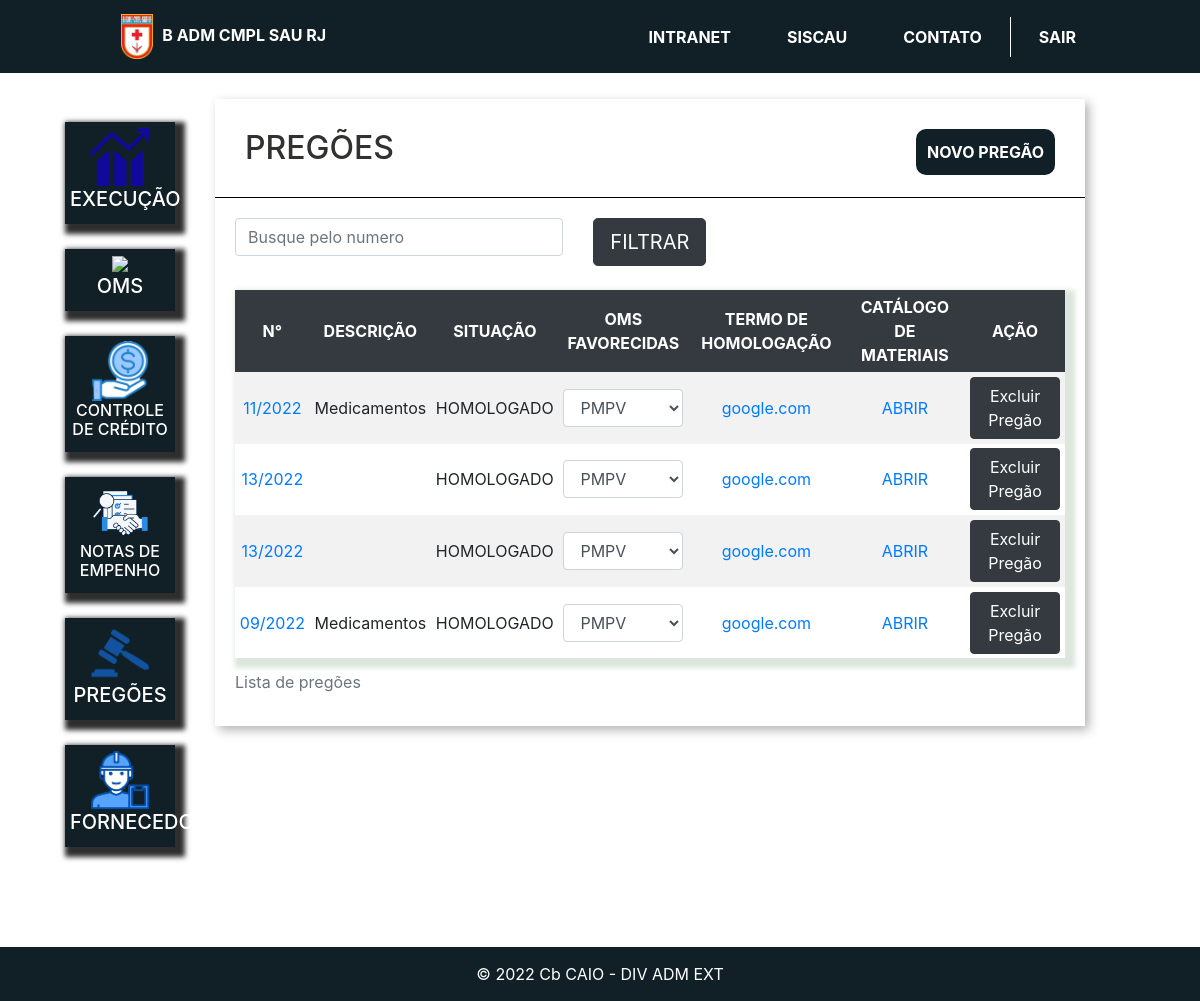
Page /pregoes/ (signed in) on the committed database.
### pregoes/models.py (models this page shows, shortened)
class Pregao(models.Model):
    SITUACAO_CHICES = (
    ('HOMOLOGADO','HOMOLOGADO'),
    ('CJU','CJU'),
    )
    saldo_homologado = models.FloatField()
    pregao = models.CharField(max_length=7, null=False, blank=False)
    situacao = models.CharField(max_length=20, choices=SITUACAO_CHICES)
    descrição = models.CharField(max_length=200, null=False, blank=False)
    oms_favorecidas = models.ManyToManyField("oms.Om")
    termo_homolocao = models.URLField()
    catalago = models.FileField(upload_to='catalago', null=True, blank=True)

### pregoes/views.py (the view)
# urls.py: path('', include('pregoes.urls')),
@login_required(login_url='/auth/logar/')
def pregoes(request):
    pregoes = Pregao.objects.all()
    oms = Om.objects.all()
    return render(request, 'pregoes.html', {'pregoes': pregoes, 'oms': oms})

### oms/models.py (called while the page is built)
    def __str__(self):
        return self.sigla

### plataforma/templates/pregoes.html (shortened to what this page needs)
{% extends 'base_plataforma.html' %}
{% load static %}
{% block 'plataforma' %}
    <div class="wrapper">
        <div class="box">
            <div class="header-box">
                <h2 class="titulo">PREGÕES</h2>
                <button type="button" class="btn btn-conteudo bg-fundo" data-toggle="modal" data-target="#modal">
                    NOVO PREGÃO
                </button>            </div>
            <div class="borda-box"></div>
            <div class="body-box">
                <form action='#' method='GET'> {% csrf_token %}
                <div class="row">
                        <div class="col-md-5">
                            <input type="text" placeholder="Busque pelo numero" class="form-control" name="nome">
                        </div>
                    <div class="col-md-3">
                        <input type="submit" value="FILTRAR" class="btn btn-lg btn-dark ">
                    </div>
                </div>
                </form>
                <br>
                <table class="tabela table-striped table-hover table-sm ">
                    <caption>Lista de pregões</caption>
                    <thead class='table-dark'>
                       <tr >
                        <th>N°</th>
                        <th>DESCRIÇÃO</th>
                        <th>SITUAÇÃO</th>
                        <th>OMS FAVORECIDAS</th>
                        <th>TERMO DE HOMOLOGAÇÃO</th>
                        <th>CATÁLOGO DE MATERIAIS</th>
                        <th>AÇÃO</th>
                    </tr>
                    </thead>
                    <tbody>
                        {% for pregao in pregoes %}
                        <tr>
                            <td><a href="{% url 'capacidade_empenho' pregao.id%}">{{pregao.pregao}}</a> </td>
                            <td>{{pregao.descrição}}</td>
                            <td>
                                {{pregao.situacao}}
                            </td>
                            <td>
                                <select class="form-control">
                                    {% for oms in pregao.oms_favorecidas.all %}
                                    <option>{{ oms }}</option>
                                    {% endfor %}
                                </select>
                            </td>
                            <td>
                                <a href="{{pregao.termo_homolocao}}" target='_blank'>{{pregao.termo_homolocao}}</a>
                            </td>
                            <td>
                                {% if pregao.catalago %}
                                <a href="{{pregao.catalago.url}}" target='_blank'>ABRIR</a>
                                {% else %}
                                <a href="#">----</a>
                                {% endif %}
                            </td>
                            <td>
                                <a href="{% url 'deletar_pregao' pregao.id %}" class="btn btn-dark ">Excluir Pregão</a>
                            </td>
                        </tr>
                        {% endfor %}
                    </tbody>
                </table>
            </div>
        </div>
    </div>
        </div>
{% endblock 'plataforma' %}

### templates/static/autenticacao/css/style.css (style rules this page uses)
* { margin: 0; box-sizing: border-box; padding: 0; }
.body-branco { background: white; }
.bg-fundo { background-color: #112026 !important; color: white; }
table { box-shadow: 5px 5px 5px 5px rgb(220, 230, 220); text-align: center; }

### templates/static/plataforma/css/plataforma.css (style rules this page uses)
.titulo { color: #27DB8F; }

### templates/static/plataforma/css/empresas.css (style rules this page uses)
.wrapper { margin-top: 3%; display: flex; flex-direction: row; justify-content: center; align-items: center; }
.box { width: 80vw; background: #fff; box-shadow: 4px 4px 10px rgba(0,0,0,.3); margin-bottom: 100px; }
.titulo { display: inline; text-align: center; color: rgb(51, 48, 48); align-items: center; justify-content: center; }
.btn-conteudo { float: right; text-decoration: none; padding: 10px; border-radius: 10px; font-weight: bold; }
.header-box { padding: 30px; }
.borda-box { border-top: 1px solid black; }
.body-box { padding: 20px; }
.tabela { width: 100%; margin-top: 0px; }

### rows in the picture
Pregao: pregao "11/2022", descrição "Medicamentos", situacao "HOMOLOGADO", termo_homolocao "google.com"
Pregao: pregao "13/2022", situacao "HOMOLOGADO", termo_homolocao "google.com"
Pregao: pregao "13/2022", situacao "HOMOLOGADO", termo_homolocao "google.com"
Pregao: pregao "09/2022", descrição "Medicamentos", situacao "HOMOLOGADO", termo_homolocao "google.com"

### other values in the picture
form field value "PMPV"
